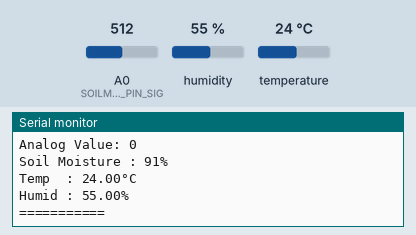
The program below on a simulated ESP8266 (NodeMCU). On the bench: the last lines printed to the serial monitor. The test bench sets the inputs (shaded band); at power-on: humidity 55 %, A0 (SOILMOISTURE3V3_PIN_SIG) = 512, temperature 24 °C. The local clock reads 2024-03-15 10:24:30 at power-on unless the program sets it.

Above: at 6.2 s.
6.3 s: humidity set to 22 %
At 10.6 s:
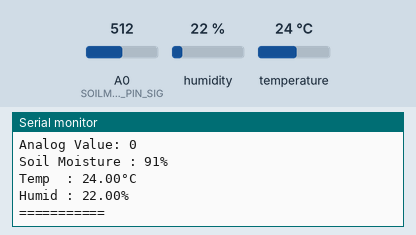
11.9 s: A0 (SOILMOISTURE3V3_PIN_SIG) set to 716
17.5 s: temperature set to 12 °C
At 20.9 s:
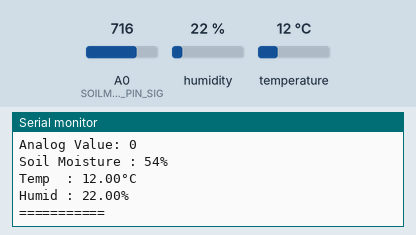
23.1 s: A0 (SOILMOISTURE3V3_PIN_SIG) set to 900
28.7 s: humidity set to 40 %
At 31.2 s:
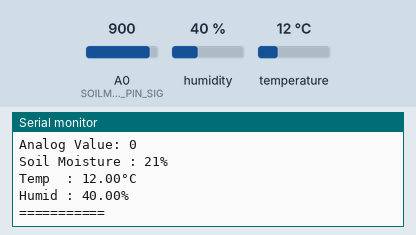
Timing chart, 0 to 32.7 s (numbered marks = the images above; inputs shaded):
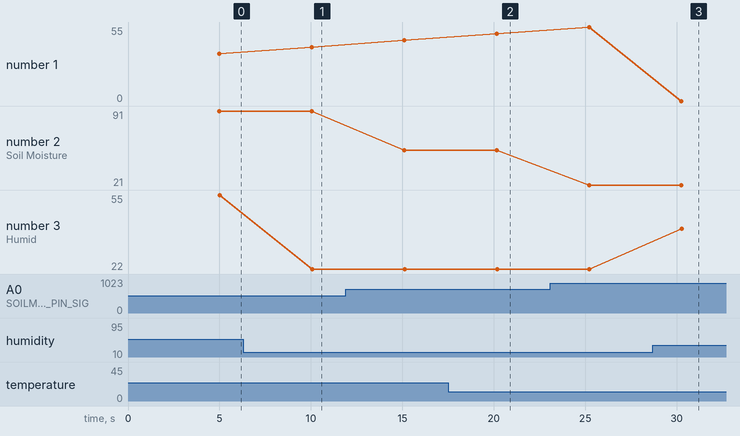

The program:

main.cpp
```cpp
//Connection

/*
RTC - ESP8266
SDA - D2
SCL - D1
GND - GND
VCC - 3.3V
*/

/*
DHT22 - ESP8266
OUT/DATA - D3
GND - GND
VCC - 3.3V
*/

/*
SoilMoister -ESP8266
AO - A0
GND - GND
VCC - 3.3V
*/

// Include Libraries
#include <DHTesp.h>
#include "Arduino.h"
#include "RTClib.h"

// Pin Definitions
#define DHT_PIN_DATA D3
#define SOILMOISTURE3V3_PIN_SIG A0 /* Connect Soil moisture analog sensor pin to A0 of NodeMCU */

DHTesp dht;
RTC_DS1307 RTC;
double analogVolts = 0.0;
double analogValue = 0.0;

int sensorValue = 0;
int percent = 0;
// Setup the essentials for your circuit to work. It runs first every time your circuit is powered with electricity.
void setup()
{
  // Setup Serial which is useful for debugging
  // Use the Serial Monitor to view printed messages
  Serial.begin(9600);
  while (!Serial)
    ; // wait for serial port to connect. Needed for native USB
  Serial.println("start");

  dht.setup(DHT_PIN_DATA, DHTesp::DHT22);
  RTC.begin();
  if (!RTC.isrunning())
  {
    Serial.println("RTC is NOT running!");
    // following line sets the RTC to the date & time this sketch was compiled
    RTC.adjust(DateTime(__DATE__, __TIME__));
  }

  delay(5000);
}

int convertToPercent(int value)
{
  int percentValue = 0;
  percentValue = map(value, 1023, 465, 0, 100);
  return percentValue;
}

void printValuesToSerial()
{

  Serial.print("\n\nAnalog Value: ");
  Serial.print(sensorValue);
  Serial.print("\nSoil Moisture : ");
  Serial.print(percent);
  Serial.println("%");
}
void showTime()
{
  DateTime now = RTC.now();
  Serial.print(now.year(), DEC);
  Serial.print('/');
  Serial.print(now.month(), DEC);
  Serial.print('/');
  Serial.print(now.day(), DEC);
  Serial.print(' ');
  Serial.print(now.hour(), DEC);
  Serial.print(':');
  Serial.print(now.minute(), DEC);
  Serial.print(':');
  Serial.print(now.second(), DEC);
  Serial.println();
}

void calculateSoilMoister()
{

  analogValue = analogRead(SOILMOISTURE3V3_PIN_SIG);

  // analogVolts = (analogValue * 3.08) / 1024;
  // Serial.print(analogVolts);

  percent = convertToPercent(analogValue);
  printValuesToSerial();
}
void printTempHumidity()
{
  TempAndHumidity measurement = dht.getTempAndHumidity();

  Serial.println("");
  Serial.print("Temp  : ");
  Serial.print(measurement.temperature);
  Serial.println("°C");
  Serial.print("Humid : ");
  Serial.print(measurement.humidity);
  Serial.print("%");
  Serial.println("");
}

void loop()
{
  showTime();
  Serial.println("");
  calculateSoilMoister();
  Serial.println("");
  printTempHumidity();
  Serial.println("");
  Serial.println("===========");

  delay(5000);
}
```

Measured:
- after the input at 6.3 s, the serial monitor: prints a new line after 3.8 s (image 1)
- after the input at 17.5 s, the serial monitor: prints a new line after 2.7 s (image 2)
- after the input at 28.7 s, the serial monitor: prints a new line after 1.6 s (image 3)
- plotted number 2: 91 → 54 after the input at 11.9 s, 54 → 21 after the input at 23.1 s
- plotted number 3: 55 → 22 after the input at 6.3 s, 22 → 40 after the input at 28.7 s
